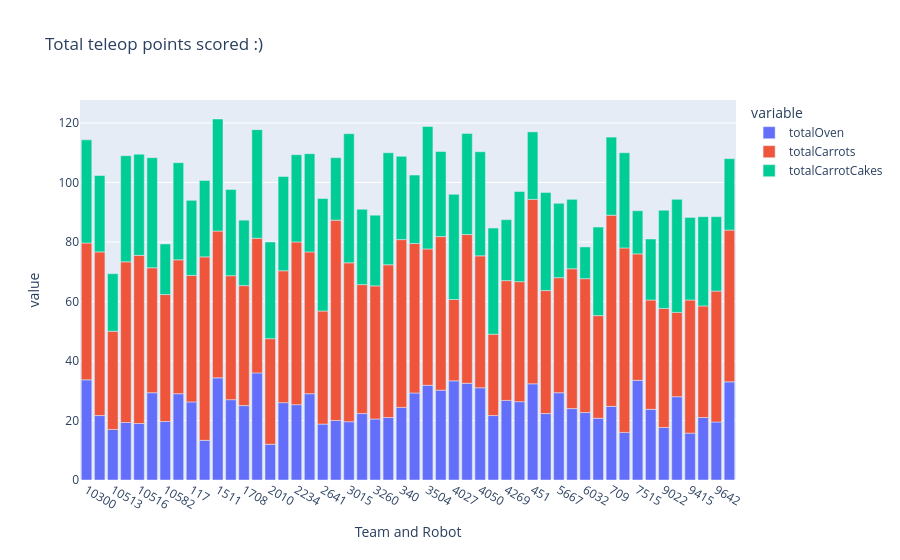

Notebook cell for this chart:
### Code cell
#total tele op points scored
team_averages["totalOven"] = team_averages["telCarrotO"] + team_averages["telCarrotCakeO"] 
team_averages["totalCarrots"] = team_averages["telCarrotL1"] + team_averages["telCarrotL2"] + team_averages["telCarrotL3"] + team_averages["Harvest Haul Carrots"]
team_averages["totalCarrotCakes"] = team_averages["telCarrotCakeL1"] + team_averages["telCarrotCakeL2"] + team_averages["telCarrotCakeL1"] + team_averages["Harvest Haul Carrot Cakes"]

fig = px.bar(team_averages, x="Team and Robot", y= ["totalOven", "totalCarrots", "totalCarrotCakes"], title = "Total teleop points scored :)")
fig.show()

### Figure 1 — Plotly figure (JSON) as saved in the notebook; plotly's stock layout.template omitted (floating-point values rounded to 4 significant figures)
{"data": [{"hovertemplate": "variable=totalOven<br>Team and Robot=%{x}<br>value=%{y}<extra></extra>", "legendgroup": "totalOven", "marker": {"color": "#636efa", "pattern": {"shape": ""}}, "name": "totalOven", "orientation": "v", "showlegend": true, "textposition": "auto", "type": "bar", "x": ["10300", "10512", "10513", "10515", "10516", "10517", "10582", "11456", "117", "1317", "1511", "1601", "1708", "1816", "2010", "2095", "2234", "2614", "2641", "2656", "3015", "3173", "3260", "3324", "340", "3484", "3504", "3990", "4027", "4028", "4050", "4150", "4269", "4467", "451", "4991", "5667", "5740", "6032", "63", "709", "7274", "7515", "8705", "9022", "9406", "9415", "9475", "9642", "9653"], "xaxis": "x", "y": [33.67, 21.67, 17.0, 19.33, 19.0, 29.33, 19.67, 29.0, 26.25, 13.33, 34.33, 27.0, 25.0, 36.0, 12.0, 26.0, 25.33, 29.0, 18.8, 20.0, 19.6, 22.33, 20.5, 21.0, 24.4, 29.25, 31.83, 30.2, 33.33, 32.5, 31.0, 21.67, 26.75, 26.33, 32.33, 22.33, 29.33, 24.0, 22.67, 20.75, 24.75, 16.0, 33.5, 23.75, 17.67, 28.0, 15.75, 21.0, 19.5, 33.0], "yaxis": "y"}, {"hovertemplate": "variable=totalCarrots<br>Team and Robot=%{x}<br>value=%{y}<extra></extra>", "legendgroup": "totalCarrots", "marker": {"color": "#EF553B", "pattern": {"shape": ""}}, "name": "totalCarrots", "orientation": "v", "showlegend": true, "textposition": "auto", "type": "bar", "x": ["10300", "10512", "10513", "10515", "10516", "10517", "10582", "11456", "117", "1317", "1511", "1601", "1708", "1816", "2010", "2095", "2234", "2614", "2641", "2656", "3015", "3173", "3260", "3324", "340", "3484", "3504", "3990", "4027", "4028", "4050", "4150", "4269", "4467", "451", "4991", "5667", "5740", "6032", "63", "709", "7274", "7515", "8705", "9022", "9406", "9415", "9475", "9642", "9653"], "xaxis": "x", "y": [46.0, 55.0, 33.0, 54.0, 56.5, 42.0, 42.67, 45.0, 42.5, 61.67, 49.33, 41.67, 40.33, 45.25, 35.5, 44.33, 54.67, 47.67, 38.0, 67.33, 53.4, 43.33, 44.75, 51.33, 56.4, 50.25, 45.83, 51.6, 27.33, 50.0, 44.33, 27.33, 40.25, 40.33, 62.0, 41.33, 38.67, 47.0, 45.0, 34.5, 64.25, 62.0, 42.5, 36.75, 40.0, 28.33, 44.75, 37.5, 44.0, 51.0], "yaxis": "y"}, {"hovertemplate": "variable=totalCarrotCakes<br>Team and Robot=%{x}<br>value=%{y}<extra></extra>", "legendgroup": "totalCarrotCakes", "marker": {"color": "#00cc96", "pattern": {"shape": ""}}, "name": "totalCarrotCakes", "orientation": "v", "showlegend": true, "textposition": "auto", "type": "bar", "x": ["10300", "10512", "10513", "10515", "10516", "10517", "10582", "11456", "117", "1317", "1511", "1601", "1708", "1816", "2010", "2095", "2234", "2614", "2641", "2656", "3015", "3173", "3260", "3324", "340", "3484", "3504", "3990", "4027", "4028", "4050", "4150", "4269", "4467", "451", "4991", "5667", "5740", "6032", "63", "709", "7274", "7515", "8705", "9022", "9406", "9415", "9475", "9642", "9653"], "xaxis": "x", "y": [34.67, 25.67, 19.33, 35.67, 34.0, 37.0, 17.0, 32.67, 25.25, 25.67, 37.67, 29.0, 22.0, 36.5, 32.5, 31.67, 29.33, 33.0, 37.8, 21.0, 43.4, 25.33, 23.75, 37.67, 28.0, 23.0, 41.17, 28.6, 35.33, 34.0, 35.0, 35.67, 20.5, 30.33, 22.67, 33.0, 25.0, 23.33, 10.67, 29.75, 26.25, 32.0, 14.5, 20.5, 33.0, 38.0, 27.75, 30.0, 25.0, 24.0], "yaxis": "y"}], "layout": {"barmode": "relative", "legend": {"title": {"text": "variable"}, "tracegroupgap": 0}, "title": {"text": "Total teleop points scored :)"}, "xaxis": {"anchor": "y", "domain": [0, 1], "title": {"text": "Team and Robot"}}, "yaxis": {"anchor": "x", "domain": [0, 1], "title": {"text": "value"}}}}
